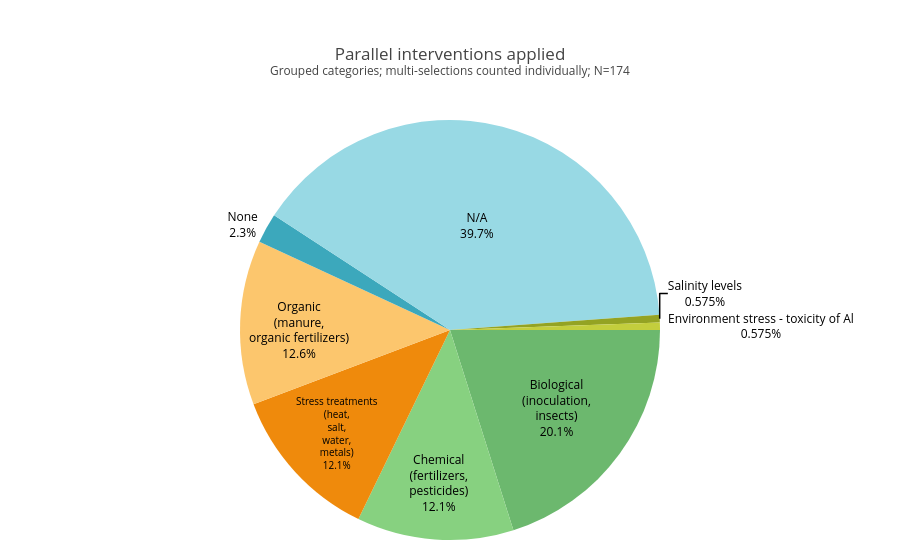

The notebook cell saved with this chart:
### Markdown cell above
<llm-snippet-file>/Users/anezkasokol/Dropbox/AgroHomeo Review/Analysis/python_code_agrohom/my_first_analysis.ipynb</llm-snippet-file>

### Code cell
# - Map granular entries to broader, report-friendly categories
# - Split multi-valued cells and count each intervention individually
# - Visualize the grouped distribution with clear labeling and a descriptive title

# 1) Clean and standardize the source column
parallel_series = (
    df['Parallel interventions applied']
    .fillna('N/A')  # replace missing with explicit 'N/A'
    .astype(str)  # ensure strings
    .str.strip()  # trim whitespace
)

# 2) Mapping from raw entries to grouped categories
mapping = {
    'Chemical fertilizers': 'Chemical (fertilizers, pesticides)',
    'Chemical pest control or antibiotics': 'Chemical (fertilizers, pesticides)',
    'Seed sanitazion with chlorine/HgCl2/alcohol or similar': 'Chemical (fertilizers, pesticides)',
    'Manure or organic fertilizers': 'Organic (manure, organic fertilizers)',
    'Active inoculation with microbiotic pathogen': 'Biological (inoculation, insects)',
    'Active application of insects/nymphs': 'Biological (inoculation, insects)',
    'Active inoculation with microbiotic pathogen as part of factorial design': 'Biological (inoculation, insects)',
    'Catch crop': 'Biological (inoculation, insects)',
    'Salt-stress': 'Stress treatments (heat, salt, water, metals)',
    'Heat-stress': 'Stress treatments (heat, salt, water, metals)',
    'Water-stress': 'Stress treatments (heat, salt, water, metals)',
    'Salt-stress as part of factorial design': 'Stress treatments (heat, salt, water, metals)',
    'Aluminium-stress': 'Stress treatments (heat, salt, water, metals)',
    'Heavy metal-stress': 'Stress treatments (heat, salt, water, metals)',
    'None': 'None',
    'N/A': 'N/A',
}

# 3) Split cells on comma, explode to rows, trim, and coerce empties to 'N/A'
entries = (
    parallel_series
    .str.split(',')  # split multiple interventions
    .explode()  # count each intervention separately
    .astype(str)
    .str.strip()
    .replace({'': 'N/A'})
)

# 4) Apply grouping (keep any unmapped entries as-is to surface unexpected values)
grouped = entries.map(lambda x: mapping.get(x, x))

# 5) Define a preferred display order; keep any unexpected categories after these
order = [
    'Biological (inoculation, insects)',
    'Chemical (fertilizers, pesticides)',
    'Stress treatments (heat, salt, water, metals)',
    'Organic (manure, organic fertilizers)',
    'None',
    'N/A'
]

# 6) Count and reorder for presentation
grouped_counts = grouped.value_counts()
ordered_index = [c for c in order if c in grouped_counts.index] + [c for c in grouped_counts.index if c not in order]
grouped_counts = grouped_counts.reindex(ordered_index)

# 7) Prepare data for the pie chart
labels = grouped_counts.index.tolist()
labels = [add_line_breaks_to_label(lbl, strategy='parentheses') for lbl in labels]
values = grouped_counts.values.tolist()
total = int(sum(values)) if len(values) else 0

# Place labels outside if the slice is small to improve readability (threshold: 11%)
percentages = [(v / total) * 100 if total else 0 for v in values]
text_positions = ['outside' if p < 11 else 'inside' for p in percentages]

# 8) Build the pie chart (styled consistently with the "Country of corresponding author" chart)
parallel_pie = go.Figure(
    data=[
        go.Pie(
            labels=labels,
            values=values,
            textinfo='label+percent',
            textposition=text_positions,
            insidetextorientation='horizontal',
            hovertemplate='%{label}: %{percent} (%{value})<extra></extra>',
            sort=False,
            direction='clockwise',
            rotation=90,
        )
    ]
)

parallel_pie.update_traces(
    textfont=dict(size=12, color='black'),
    insidetextfont=dict(color='black'),
)


# 9) Styling and a descriptive title including N and methodological notes
textfont=dict(size=12, color='black'),
parallel_pie.update_layout(
    title=f'Parallel interventions applied'
          f'<br><sup>Grouped categories; multi-selections counted individually; N={total}</sup>',
    showlegend=False,
    margin=dict(t=120, b=20, l=20, r=20)
)

# 10) Display and export
parallel_pie.show()
parallel_pie.write_image('parallel_interventions_applied_pie.png', width=800, height=600, scale=2)

### Figure 1 — Plotly figure (JSON) as saved in the notebook; plotly's stock layout.template omitted (floating-point values rounded to 4 significant figures)
{"data": [{"direction": "clockwise", "hovertemplate": "%{label}: %{percent} (%{value})<extra></extra>", "insidetextorientation": "horizontal", "labels": ["Biological<br>(inoculation,<br>insects)", "Chemical<br>(fertilizers,<br>pesticides)", "Stress treatments<br>(heat,<br>salt,<br>water,<br>metals)", "Organic<br>(manure,<br>organic fertilizers)", "None", "N/A", "Salinity levels", "Environment stress - toxicity of Al"], "rotation": 90, "sort": false, "textinfo": "label+percent", "textposition": ["inside", "inside", "inside", "inside", "outside", "inside", "outside", "outside"], "values": [35, 21, 21, 22, 4, 69, 1, 1], "type": "pie", "textfont": {"color": "black", "size": 12}, "insidetextfont": {"color": "black"}}], "layout": {"margin": {"t": 120, "b": 20, "l": 20, "r": 20}, "title": {"text": "Parallel interventions applied<br><sup>Grouped categories; multi-selections counted individually; N=174</sup>"}, "showlegend": false}}
